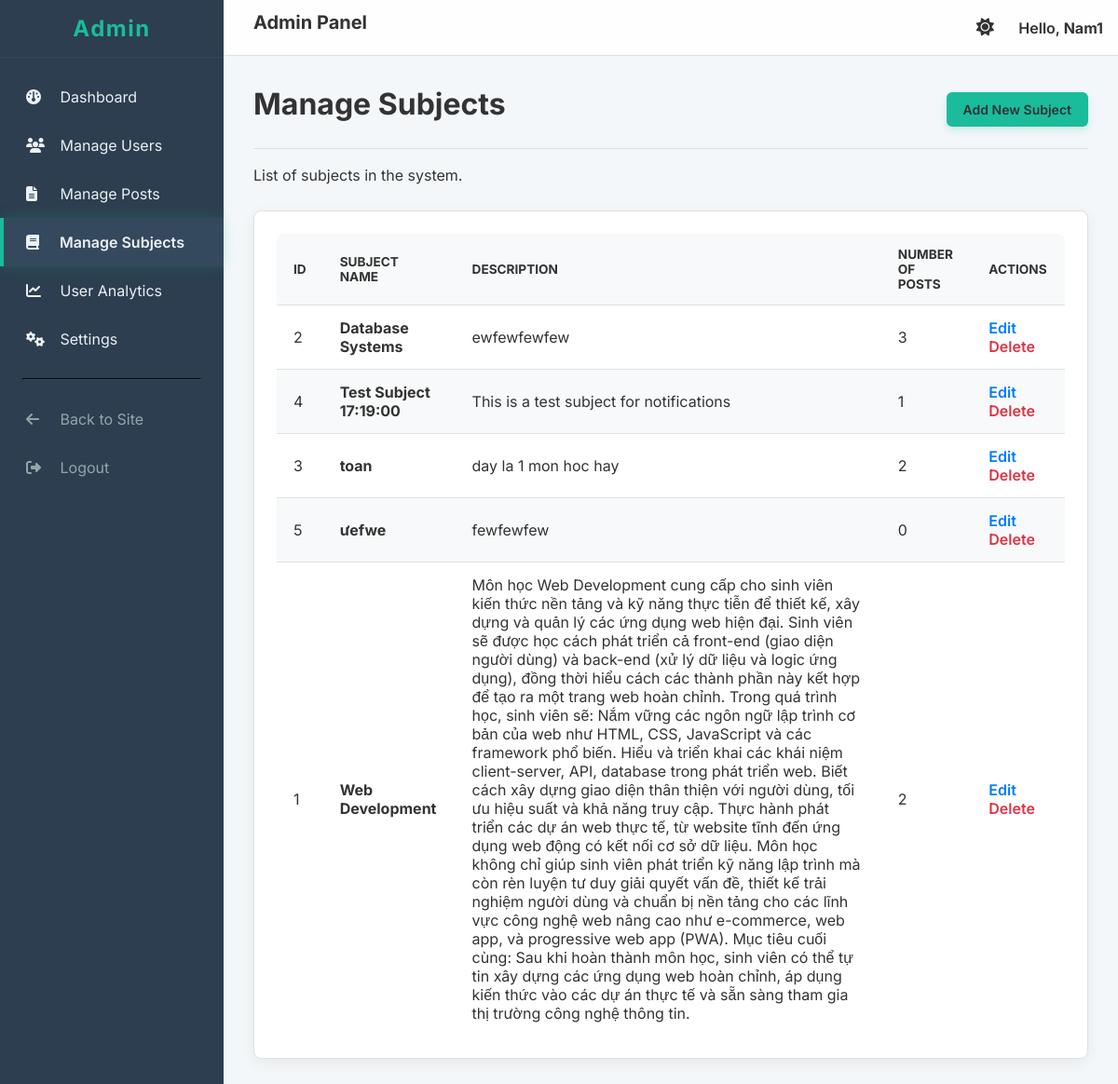
/admin/manage_subjects.php (signed in), run on the app's committed database.
### tables this page shows
CREATE TABLE `subjects` (
  `id` int(11) NOT NULL,
  `name` varchar(255) NOT NULL,
  `subject_code` varchar(100) DEFAULT NULL,
  `created_at` timestamp NOT NULL DEFAULT current_timestamp(),
  `description` text DEFAULT NULL,
  `school` varchar(255) DEFAULT NULL,
  `degree_level` varchar(100) DEFAULT NULL,
  `prerequisite` text DEFAULT NULL,
  `syllabus_description` text DEFAULT NULL,
  `student_goals` text DEFAULT NULL,
  `syllabus_topics` text DEFAULT NULL
);

### admin/manage_subjects.php (the view, shortened to what this page needs)
<?php
require_once __DIR__ . '/../includes/config.php';
$subjects = [];
try {
    $sql = "
        SELECT
            s.id, s.name, s.description, COUNT(p.id) as post_count
        FROM subjects s
        LEFT JOIN posts p ON s.id = p.subject_id
        GROUP BY s.id, s.name, s.description
        ORDER BY s.name ASC
    ";
    $stmt = $pdo->query($sql);
    $subjects = $stmt->fetchAll(PDO::FETCH_ASSOC);
} catch (PDOException $e) {
    $error = "Error querying database: " . $e->getMessage();
}
require_once __DIR__ . '/includes/header.php';
require_once __DIR__ . '/includes/sidebar.php';
?>
<div class="page-header">
    <h1>Manage Subjects</h1>
    <a href="add_subject.php" class="btn btn-primary">Add New Subject</a>
</div>
<p>List of subjects in the system.</p>
<div class="content-box">
    <table class="admin-table">
        <thead>
            <tr>
                <th>ID</th>
                <th>Subject Name</th>
                <th>Description</th>
                <th>Number of Posts</th>
                <th>Actions</th>
            </tr>
        </thead>
        <tbody>
            <?php if (empty($subjects)): ?>
                <tr>
                    <td colspan="5" style="text-align: center;">No subjects yet.</td>
                </tr>
            <?php else: ?>
                <?php foreach ($subjects as $subject): ?>
                    <tr>
                        <td><?= $subject['id'] ?></td>
                        <td><strong><?= htmlspecialchars($subject['name']) ?></strong></td>
                        <td><?= htmlspecialchars($subject['description'] ?? 'No description') ?></td>
                        <td><?= $subject['post_count'] ?></td>
                        <td class="action-links">
                            <a href="edit_subject.php?id=<?= $subject['id'] ?>">Edit</a>
                            <a href="manage_subjects.php?action=delete&id=<?= $subject['id'] ?>"
                               class="delete"
                               onclick="return confirm('Are you sure you want to delete this subject?');">
                               Delete
                            </a>
                        </td>
                    </tr>
                <?php endforeach; ?>
            <?php endif; ?>
        </tbody>
    </table>
</div>
<?php
require_once __DIR__ . '/includes/footer.php';
?>

### admin/assets/css/admin.css (style rules this page uses)
:root { --primary-color: #1abc9c; --primary-color-dark: #16a085; --sidebar-bg: #2c3e50; --sidebar-hover: #34495e; --header-bg: rgba(255, 255, 255, 0.85); --content-bg: #f4f7fa; --box-bg: #ffffff; --text-dark: #333; --text-light: #ecf0f1; --border-color: #e0e0e0; --table-header-bg: #f8f9fa; --table-stripe-bg: #f8f9fa; --shadow-color: rgba(0, 0, 0, 0.06); --shadow-color-hover: rgba(0, 0, 0, 0.08); }
* { box-sizing: border-box; }
html, body { -webkit-font-smoothing: antialiased; -moz-osx-font-smoothing: grayscale; text-rendering: optimizeLegibility; }
body { margin: 0; font-family: 'Inter', sans-serif; background-color: var(--content-bg); color: var(--text-dark); display: grid; grid-template-columns: 240px 1fr; grid-template-rows: 60px 1fr; grid-template-areas: "sidebar header" "sidebar content"; height: 100vh; transition: background-color 0.3s ease; }
h1, h2, h3, h4, h5, h6 { margin-top: 0; margin-bottom: 0.75rem; font-weight: 700; }
h1 { font-size: 2rem; }
p { margin-top: 0; margin-bottom: 1rem; line-height: 1.6; }
.content-box { background: var(--box-bg); padding: 1.5rem; border-radius: 8px; box-shadow: 0 4px 15px var(--shadow-color); margin-top: 1.5rem; transition: all 0.3s ease; border: 1px solid var(--border-color); }
.admin-table { width: 100%; border-collapse: collapse; background: var(--box-bg); border-radius: 8px; overflow: hidden; }
.admin-table th, .admin-table td { padding: 14px 18px; text-align: left; border-bottom: 1px solid var(--border-color); }
.admin-table th { background-color: var(--table-header-bg); font-weight: 700; font-size: 0.85rem; text-transform: uppercase; color: var(--text-dark); }
.admin-table tr:last-child td { border-bottom: none; }
.admin-table tbody tr:nth-child(even) { background-color: var(--table-stripe-bg); }
.action-links a { color: #007bff; text-decoration: none; margin-right: 10px; font-weight: 600; }
.action-links a.delete { color: #dc3545; }
.btn { display: inline-block; padding: 10px 18px; font-size: 14px; font-weight: 600; text-decoration: none; border-radius: 6px; border: none; cursor: pointer; transition: all 0.2s ease; }
.btn-primary { background-color: var(--primary-color); color: var(--white); box-shadow: 0 4px 10px rgba(26, 188, 156, 0.2); }
.page-header { display: flex; justify-content: space-between; align-items: center; margin-bottom: 1rem; border-bottom: 1px solid var(--border-color); padding-bottom: 1rem; }

### data on the page
subjects: id "2", name "Database Systems", description "ewfewfewfew", post_count "3"
subjects: id "4", name "Test Subject 17:19:00", description "This is a test subject for notifications", post_count "1"
subjects: id "3", name "toan", description "day la 1 mon hoc hay", post_count "2"
subjects: id "5", name "ưefwe", description "fewfewfew", post_count "0"
subjects: id "1", name "Web Development", description "Môn học Web Development cung cấp cho sinh viên kiến thức nền tảng và kỹ năng thực tiễn để thiết kế, xây dựng và quản lý các ứng dụng web hiện đại. Sinh viên sẽ được học cách phát triển cả front-end (giao diện người dùng) và back-end (xử lý dữ liệu và logic ứng dụng), đồng thời hiểu cách các thành phần này kết hợp để tạo ra một trang web hoàn chỉnh. Trong quá trình học, sinh viên sẽ: Nắm vững các ngôn ngữ lập trình cơ bản của web như HTML, CSS, JavaScript và các framework phổ biến. Hiểu và triển khai các khái niệm client-server, API, database trong phát triển web. Biết cách xây dựng giao diện thân thiện với người dùng, tối ưu hiệu suất và khả năng truy cập. Thực hành phát triển các dự án web…", post_count "2"

### other printed values
$username "Nam1"
